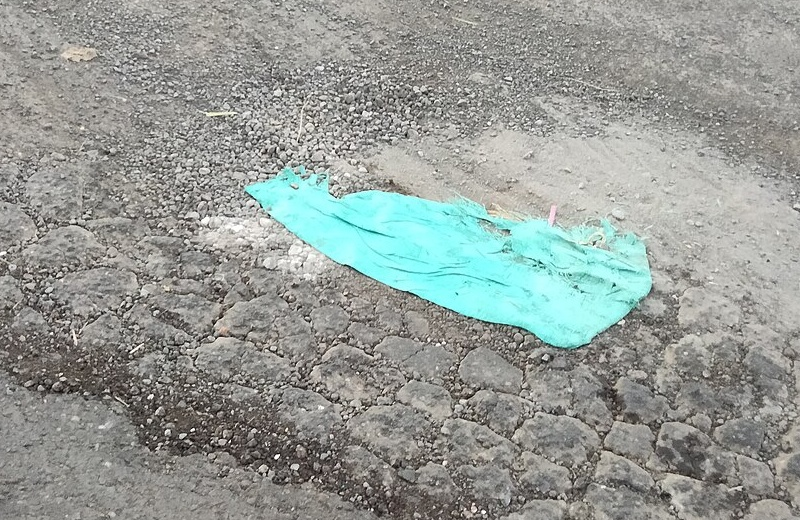
#> input picture pitchdeck-visuals/simulasi/photos/A_close.jpg, 800 x 520 px
$ python -i engine.py   (imports and definitions only)   (older library calls are emulated)
#> lines starting #> are read from the running program, lines starting #| are printed output that depends on the picture
#> further down, picture is the input picture: shape (520, 800, 3); mean B, G, R 151.4, 156, 149.8
"""Shared road-damage Computer Vision engine (OpenVINO).

One engine serves every input: a photo goes through `analyze_image(bytes)`, a video frame
through `analyze_frame(bgr)` from the video adapter; both end in `_analyze_bgr`, so a frame
and the same frame saved as a photo run the identical preprocessing, models and rules.

Pipeline: input validation -> letterbox preprocessing -> YOLO detection (road-damage
classes) -> YOLO crack segmentation -> mask geometry -> severity rules -> confidence and
quality checks -> structured result.

What this engine does NOT do: physical size or depth. Every measurement is in image pixels;
there is no camera calibration, scale reference or depth model, so physical depth is
`not_estimable` and severity is a provisional image-space estimate.
"""
from __future__ import annotations

import base64
import hashlib
import json
import os
import threading
import time
import uuid
from dataclasses import dataclass, field
from pathlib import Path
from typing import Callable

import cv2
import numpy as np

from . import scene as scene_mod

MODELS_DIR = Path(__file__).resolve().parents[3] / "models" / "cv"
REGISTRY_PATH = MODELS_DIR / "cv_registry.json"
ENGINE_VERSION = "cv-engine-1.0.0"

MAX_IMAGE_BYTES = 5 * 1024 * 1024
MIN_SIDE_PX = 160  # below this the photo is rejected as unusable
LOW_RES_SIDE_PX = 480  # below this a warning is attached
BLUR_LAPLACIAN_VAR = 60.0
DARK_MEAN = 45.0
BRIGHT_MEAN = 225.0

Stage = Callable[[str], None]


class CvError(Exception):
    """An error with a stable code, kept separate per pipeline phase."""

    # [4 lines left out: function __init__, not called in this run]


@dataclass
class _Model:
    id: str
    compiled: object
    device: str
    imgsz: int
    names: list[str]
    cfg: dict
    # One OpenVINO compiled model shares one implicit infer request: concurrent callers (jobs
    # thread, sync analysis, live preview) must not run it at the same time.
    lock: threading.Lock = field(default_factory=threading.Lock)

    def infer(self, x: np.ndarray):
        with self.lock:
            return self.compiled(x)


# [14 lines left out: function _read_names, not called in this run]


class _Runtime:
    _lock = threading.Lock()
    _instance: "_Runtime | None" = None

    # [85 lines left out: functions __init__, _load, _warmup, get, runtime_info, decode_image, not called in this run]


def assess_quality(bgr: np.ndarray) -> dict:
    h, w = bgr.shape[:2]
#> h = 520; w = 800
    gray = cv2.cvtColor(bgr, cv2.COLOR_BGR2GRAY)
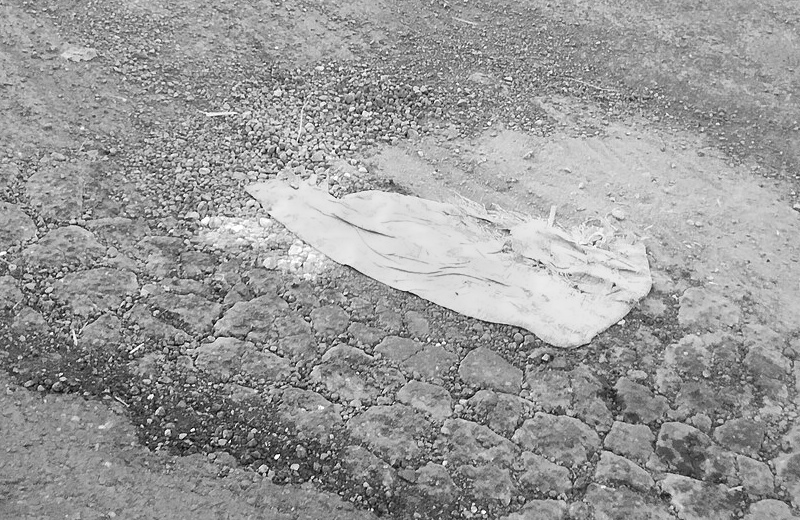
#> gray: shape (520, 800); min 0, max 255, mean 153.7
    small = cv2.resize(gray, (min(w, 1024), int(h * min(w, 1024) / w))) if w > 1024 else gray
    sharpness = float(cv2.Laplacian(small, cv2.CV_64F).var())
#> sharpness = 5166
    brightness = float(gray.mean())
#> brightness = 153.7
    warnings: list[str] = []
    if min(h, w) < LOW_RES_SIDE_PX:
        warnings.append("LOW_RESOLUTION")
    if sharpness < BLUR_LAPLACIAN_VAR:
        warnings.append("BLURRY")
    if brightness < DARK_MEAN:
        warnings.append("TOO_DARK")
    if brightness > BRIGHT_MEAN:
        warnings.append("OVEREXPOSED")
    usable = min(h, w) >= MIN_SIDE_PX
#> usable = True
    return {
        "imageUsable": usable,
        "sharpnessLaplacianVar": round(sharpness, 1),
        "meanBrightness": round(brightness, 1),
        "warnings": warnings,
        "overallStatus": "UNUSABLE" if not usable else ("DEGRADED" if warnings else "GOOD"),
    }


# ---------------------------------------------------------------- preprocessing

# [81 lines left out: functions letterbox, _decode_boxes, _skeleton, mask_metrics, not called in this run]


# ---------------------------------------------------------------- severity (policy cv-severity-v1)

SEVERITY_RANK = {"unknown": 0, "minor": 1, "moderate": 2, "severe": 3}


# [26 lines left out: function assess_severity, not called in this run]


# ---------------------------------------------------------------- overlay

PALETTE = [(56, 56, 255), (31, 112, 255), (29, 178, 255), (49, 210, 207), (10, 249, 72), (23, 204, 146), (134, 219, 61)]


# [22 lines left out: function render_overlay, not called in this run]


# ---------------------------------------------------------------- core

PAINT_DELTA = 50.0  # mask brighter than the image median by this much = lane paint, not a crack


# [206 lines left out: functions _segment, _analyze_bgr, not called in this run]


_live_lock = threading.Lock()


# [60 lines left out: functions _primary, analyze_live, analyze_image, not called in this run]


def analyze_frame(bgr: np.ndarray, ref: str, stage: Stage | None = None) -> dict:
    """Video-frame adapter entry: the frame is already decoded BGR."""
    return _analyze_bgr(bgr, "video_frame", ref, stage)

>>> import cv2
>>> picture = cv2.imread('../../../pitchdeck-visuals/simulasi/photos/A_close.jpg')
>>> result = assess_quality(picture)
#> result = {'imageUsable': True, 'sharpnessLaplacianVar': 5166, 'meanBrightness': 153.7, 'warnings': [], 'overallStatus': 'GOOD'}

$ run again, on pitchdeck-visuals/simulasi/photos/A_far.jpg
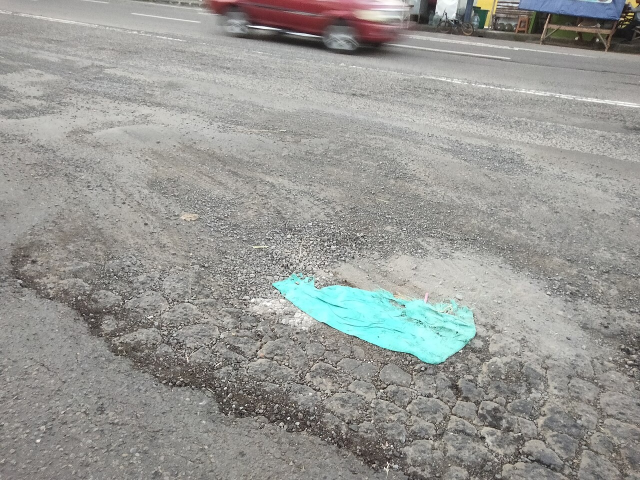
#> input picture pitchdeck-visuals/simulasi/photos/A_far.jpg, 1280 x 960 px (shown at 1/2 size)
#> picture is the input picture: shape (960, 1280, 3); mean B, G, R 148.6, 152.4, 152
#> in assess_quality, `gray = cv2.cvtColor(bgr, cv2.COLOR_BGR2GRAY)`:
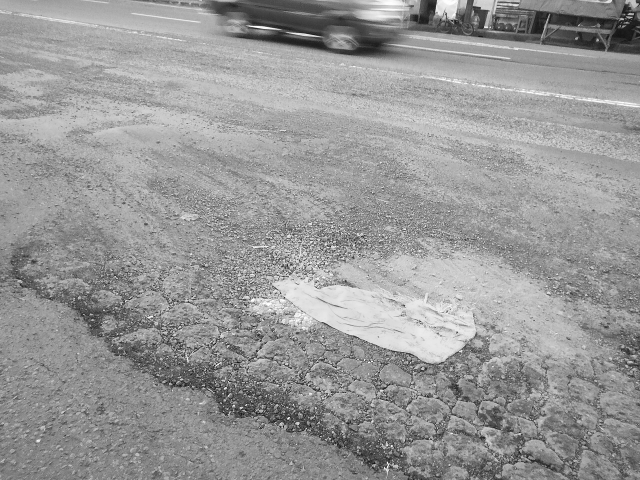
#> gray: shape (960, 1280) (shown at 1/2 size); min 0, max 255, mean 151.9
#> in assess_quality, `small = cv2.resize(gray, (min(w, 1024), int(h * min(w, 1024) / w))) if..`:
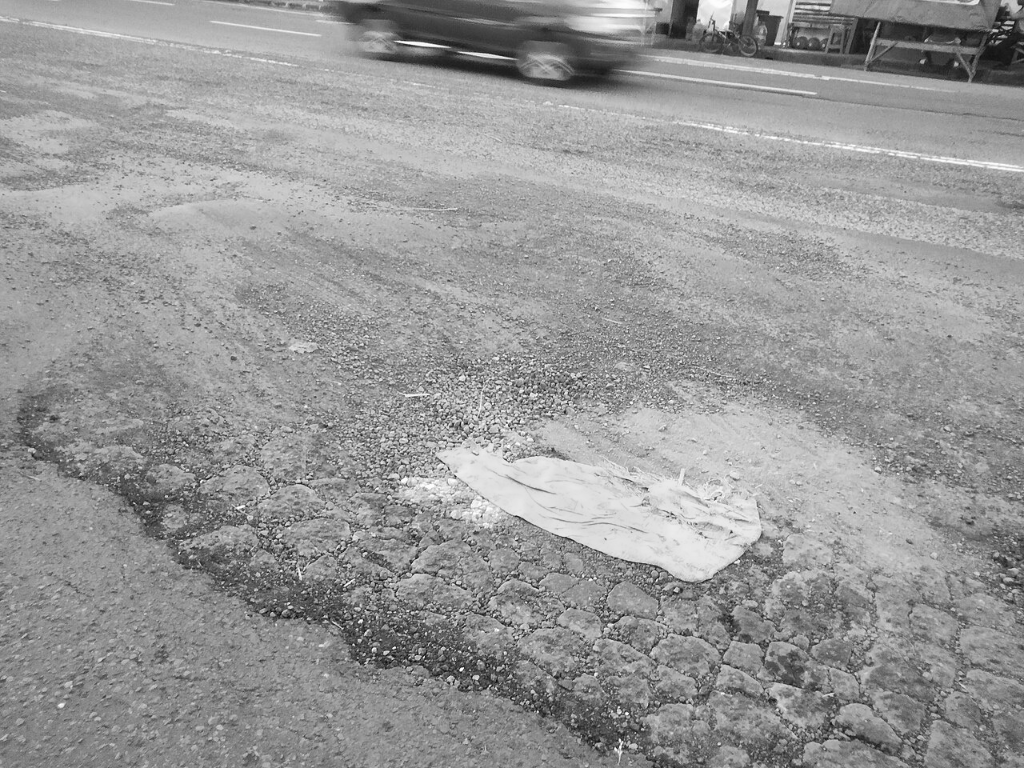
#> small: shape (768, 1024); min 5, max 255, mean 151.8
#> sharpness = 2079.4
#> brightness = 151.9
#> result = {'imageUsable': True, 'sharpnessLaplacianVar': 2079.4, 'meanBrightness': 151.9, 'warnings': [], 'overallStatus': 'GOOD'}

$ run again, on pitchdeck-visuals/simulasi/photos/A_side.jpg
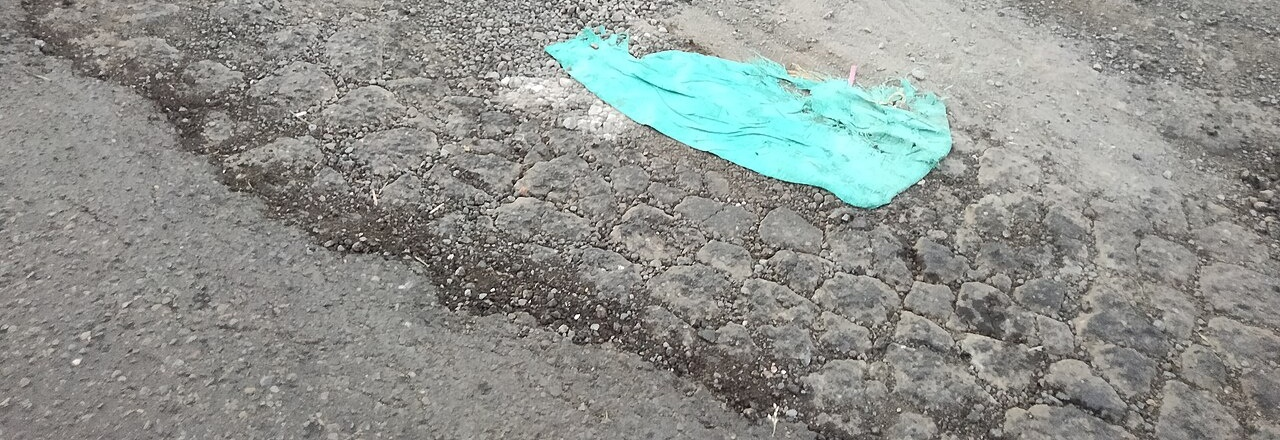
#> input picture pitchdeck-visuals/simulasi/photos/A_side.jpg, 1280 x 440 px
#> picture is the input picture: shape (440, 1280, 3); mean B, G, R 141.9, 146.3, 142.6
#> in assess_quality, `gray = cv2.cvtColor(bgr, cv2.COLOR_BGR2GRAY)`:
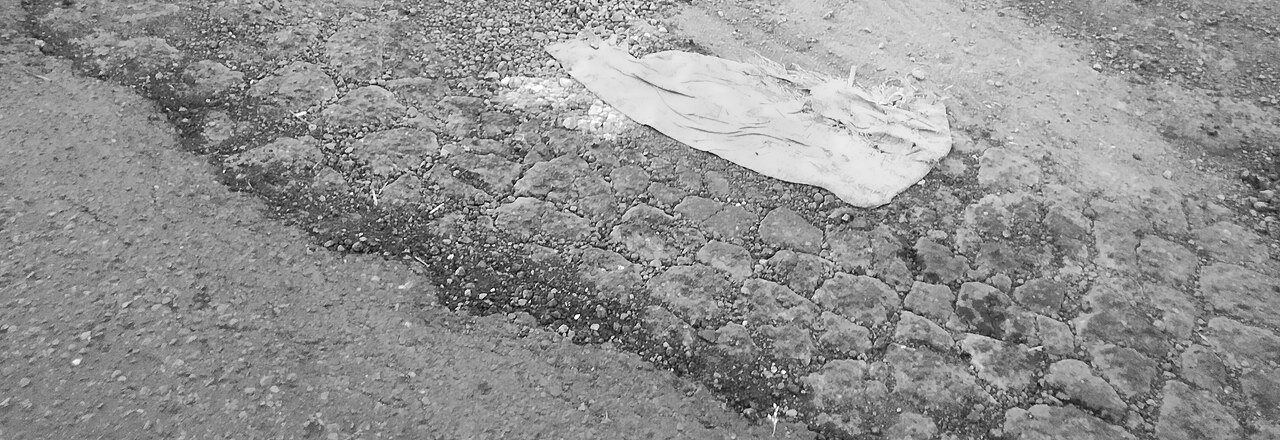
#> gray: shape (440, 1280); min 0, max 255, mean 144.7
#> sharpness = 2788.3
#> brightness = 144.7
#> result = {'imageUsable': True, 'sharpnessLaplacianVar': 2788.3, 'meanBrightness': 144.7, 'warnings': ['LOW_RESOLUTION'], 'overallStatus': 'DEGRADED'}

$ run again, on pitchdeck-visuals/simulasi/photos/B_close.jpg
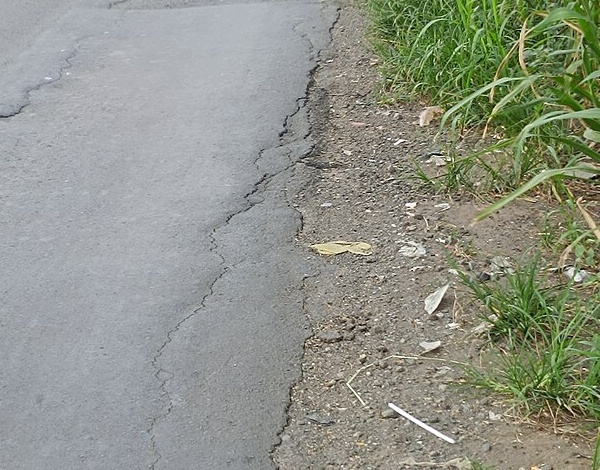
#> input picture pitchdeck-visuals/simulasi/photos/B_close.jpg, 600 x 470 px
#> picture is the input picture: shape (470, 600, 3); mean B, G, R 136.4, 148.2, 144.7
#> in assess_quality, `gray = cv2.cvtColor(bgr, cv2.COLOR_BGR2GRAY)`:
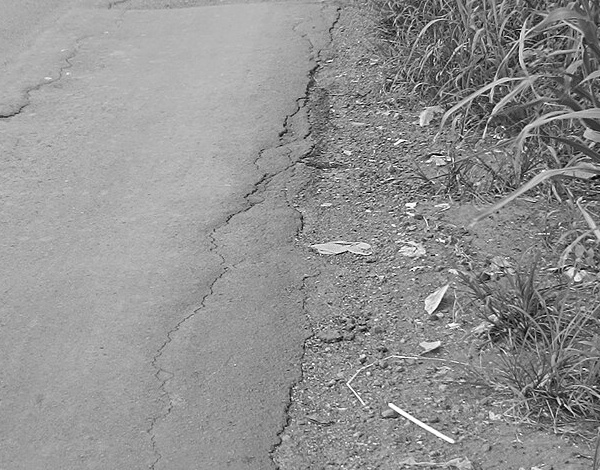
#> gray: shape (470, 600); min 0, max 255, mean 145.8
#> sharpness = 4831.5
#> brightness = 145.8
#> result = {'imageUsable': True, 'sharpnessLaplacianVar': 4831.5, 'meanBrightness': 145.8, 'warnings': ['LOW_RESOLUTION'], 'overallStatus': 'DEGRADED'}
